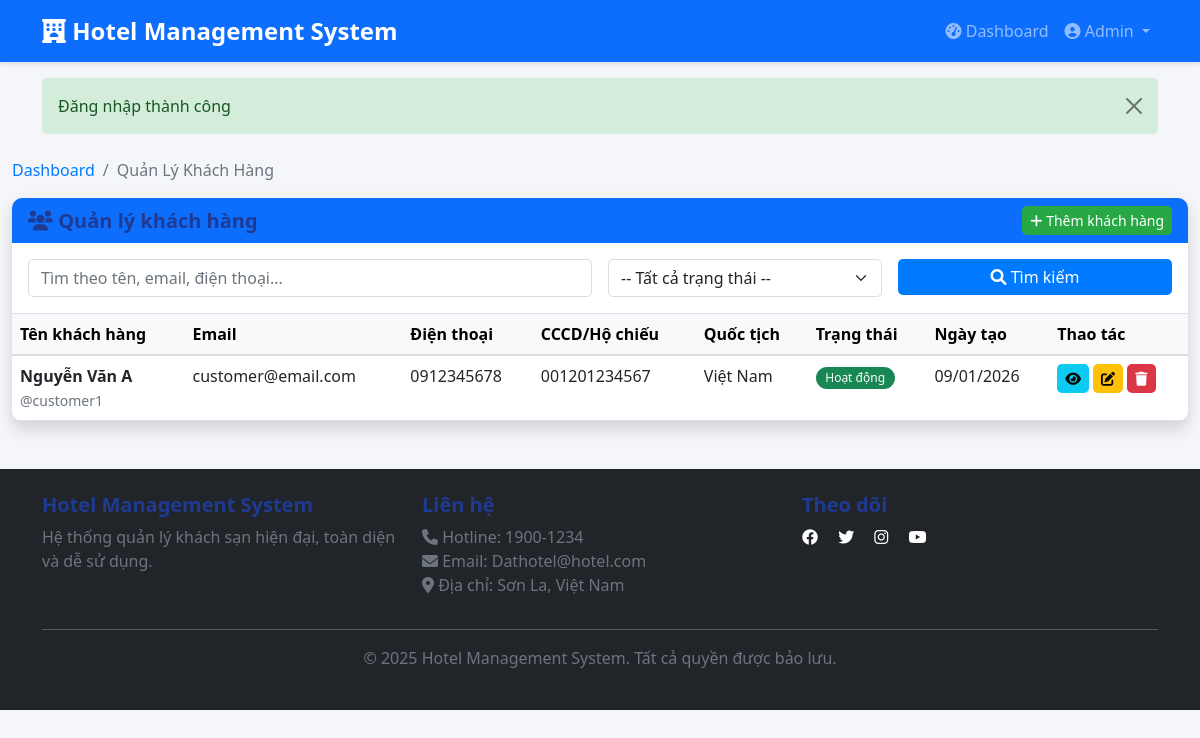
Page /modules/admin/customers/index.php (signed in) on the committed database.
### tables this page shows
CREATE TABLE IF NOT EXISTS customers (
    id INT PRIMARY KEY AUTO_INCREMENT,
    user_id INT UNIQUE NOT NULL,
    id_card VARCHAR(20),
    passport VARCHAR(20),
    address NVARCHAR(255),
    date_of_birth DATE,
    nationality NVARCHAR(50),
    notes TEXT,
    created_at TIMESTAMP DEFAULT CURRENT_TIMESTAMP,
    FOREIGN KEY (user_id) REFERENCES users(id) ON DELETE CASCADE,
    INDEX idx_id_card (id_card),
    INDEX idx_passport (passport)
);

CREATE TABLE IF NOT EXISTS users (
    id INT PRIMARY KEY AUTO_INCREMENT,
    username VARCHAR(50) UNIQUE NOT NULL,
    password VARCHAR(255) NOT NULL,
    email VARCHAR(100) UNIQUE NOT NULL,
    full_name NVARCHAR(100),
    phone VARCHAR(20),
    role ENUM('admin', 'staff', 'customer') DEFAULT 'customer',
    status ENUM('active', 'inactive') DEFAULT 'active',
    created_at TIMESTAMP DEFAULT CURRENT_TIMESTAMP,
    last_login TIMESTAMP NULL,
    INDEX idx_username (username),
    INDEX idx_email (email),
    INDEX idx_role (role),
    INDEX idx_status (status)
);

### includes/functions.php (called while the page is built, shortened)
<?php
function esc($text) {
    return htmlspecialchars($text, ENT_QUOTES, 'UTF-8');
}
function formatDate($date, $format = 'd/m/Y') {
    return date($format, strtotime($date));
}
?>

### modules/admin/customers/index.php (the view, shortened to what this page needs)
<?php
require_once '../../../config/database.php';
require_once '../../../includes/functions.php';
try {
    $query = "
        SELECT c.*, u.id as user_id, u.username, u.email, u.phone, u.full_name, u.status
        FROM customers c
        JOIN users u ON c.user_id = u.id
        WHERE u.role = 'customer'
    ";
    $params = [];
    $query .= " ORDER BY c.created_at DESC";
    $stmt = $pdo->prepare($query);
    $stmt->execute($params);
    $customers = $stmt->fetchAll();
} catch (PDOException $e) {
    error_log($e->getMessage());
    $customers = [];
}
?>
<?php include_once ROOT_PATH . 'includes/header.php'; ?>
<div class="container-fluid mt-4">
    <nav aria-label="breadcrumb" class="mb-3">
        <ol class="breadcrumb">
            <li class="breadcrumb-item"><a href="<?php echo ADMIN_URL; ?>dashboard.php">Dashboard</a></li>
            <li class="breadcrumb-item active">Quản Lý Khách Hàng</li>
        </ol>
    </nav>
    <div class="card shadow">
        <div class="card-header bg-primary text-white">
            <div class="row align-items-center">
                <div class="col">
                    <h5 class="mb-0"><i class="fas fa-users"></i> Quản lý khách hàng</h5>
                </div>
                <div class="col-auto">
                    <a href="add.php" class="btn btn-success btn-sm">
                        <i class="fas fa-plus"></i> Thêm khách hàng
                    </a>
                </div>
            </div>
        </div>
        <div class="card-body border-bottom">
            <form method="GET" class="row g-3">
                <div class="col-md-6">
                    <input type="text" name="search" class="form-control" placeholder="Tìm theo tên, email, điện thoại..."
                           value="<?php echo esc($_GET['search'] ?? ''); ?>">
                </div>
                <div class="col-md-3">
                    <select name="status" class="form-select">
                        <option value="">-- Tất cả trạng thái --</option>
                    </select>
                </div>
                <div class="col-md-3">
                    <button type="submit" class="btn btn-primary w-100">
                        <i class="fas fa-search"></i> Tìm kiếm
                    </button>
                </div>
            </form>
        </div>
        <div class="table-responsive">
            <table class="table table-hover mb-0">
                <thead class="table-light">
                    <tr>
                        <th>Tên khách hàng</th>
                        <th>Email</th>
                        <th>Điện thoại</th>
                        <th>CCCD/Hộ chiếu</th>
                        <th>Quốc tịch</th>
                        <th>Trạng thái</th>
                        <th>Ngày tạo</th>
                        <th>Thao tác</th>
                    </tr>
                </thead>
                <tbody>
                    <?php if (count($customers) > 0): ?>
                        <?php foreach ($customers as $customer): ?>
                            <tr>
                                <td>
                                    <strong><?php echo esc($customer['full_name']); ?></strong><br>
                                    <small class="text-muted">@<?php echo esc($customer['username']); ?></small>
                                </td>
                                <td><?php echo esc($customer['email']); ?></td>
                                <td><?php echo esc($customer['phone'] ?? '-'); ?></td>
                                <td>
                                    <?php
                                    if (!empty($customer['id_card'])) {
                                        echo esc($customer['id_card']);
                                    } elseif (!empty($customer['passport'])) {
                                        echo esc($customer['passport']);
                                    } else {
                                        echo '<span class="text-muted">-</span>';
                                    }
                                    ?>
                                </td>
                                <td><?php echo esc($customer['nationality'] ?? '-'); ?></td>
                                <td>
                                    <span class="badge bg-<?php echo $customer['status'] == 'active' ? 'success' : 'danger'; ?>">
                                        <?php echo $customer['status'] == 'active' ? 'Hoạt động' : 'Vô hiệu hóa'; ?>
                                    </span>
                                </td>
                                <td><?php echo formatDate($customer['created_at']); ?></td>
                                <td>
                                    <a href="view.php?id=<?php echo $customer['id']; ?>" class="btn btn-sm btn-info" title="Xem chi tiết">
                                        <i class="fas fa-eye"></i>
                                    </a>
                                    <a href="edit.php?id=<?php echo $customer['id']; ?>" class="btn btn-sm btn-warning" title="Chỉnh sửa">
                                        <i class="fas fa-edit"></i>
                                    </a>
                                    <a href="delete.php?id=<?php echo $customer['id']; ?>" class="btn btn-sm btn-danger" title="Xóa"
                                       onclick="return confirm('Bạn chắc chứ? Hành động này không thể hoàn tác!');">
                                        <i class="fas fa-trash"></i>
                                    </a>
                                </td>
                            </tr>
                        <?php endforeach; ?>
                    <?php endif; ?>
                </tbody>
            </table>
        </div>
    </div>
</div>
<?php include_once ROOT_PATH . 'includes/footer.php'; ?>

### assets/css/style.css (style rules this page uses)
:root { --primary-color: #007bff; --success-color: #28a745; --danger-color: #dc3545; --warning-color: #ffc107; --info-color: #17a2b8; --light-color: #f8f9fa; --dark-color: #343a40; }
* { margin: 0; padding: 0; box-sizing: border-box; }
body { font-family: 'Segoe UI', Tahoma, Geneva, Verdana, sans-serif; color: #333; background-color: #f5f6fa; }
h1, h2, h3, h4, h5, h6 { font-weight: 600; color: #1f3a93; }
.card { border: none; border-radius: 10px; box-shadow: 0 2px 8px rgba(0, 0, 0, 0.1); transition: all 0.3s ease; }
.card-header { border-radius: 10px 10px 0 0 !important; border: none; font-weight: 600; }
.btn { border-radius: 5px; font-weight: 500; transition: all 0.3s ease; border: none; }
.btn-primary { background-color: var(--primary-color); }
.btn-success { background-color: var(--success-color); }
.btn-danger { background-color: var(--danger-color); }
.form-control, .form-select { border-radius: 5px; border: 1px solid #ddd; transition: border-color 0.3s ease; }
.table { border-collapse: collapse; }
.table thead th { font-weight: 600; border-bottom: 2px solid #ddd; vertical-align: middle; }
.badge { padding: 0.4em 0.8em; border-radius: 20px; font-weight: 500; }
.text-muted { color: #6c757d !important; }
a { color: var(--primary-color); text-decoration: none; transition: color 0.3s ease; }
.breadcrumb { background-color: transparent; padding: 0; margin-bottom: 1rem; }

### rows in the picture
customers: user.full_name "Nguyễn Văn A", user.username "customer1", user.email "customer@email.com", user.phone "0912345678", id_card "001201234567", nationality "Việt Nam", created_at "09/01/2026"

### other values in the picture
APP_NAME "Hotel Management System"
$_SESSION['full_name'] "Admin"
$flash['message'] "Đăng nhập thành công"
